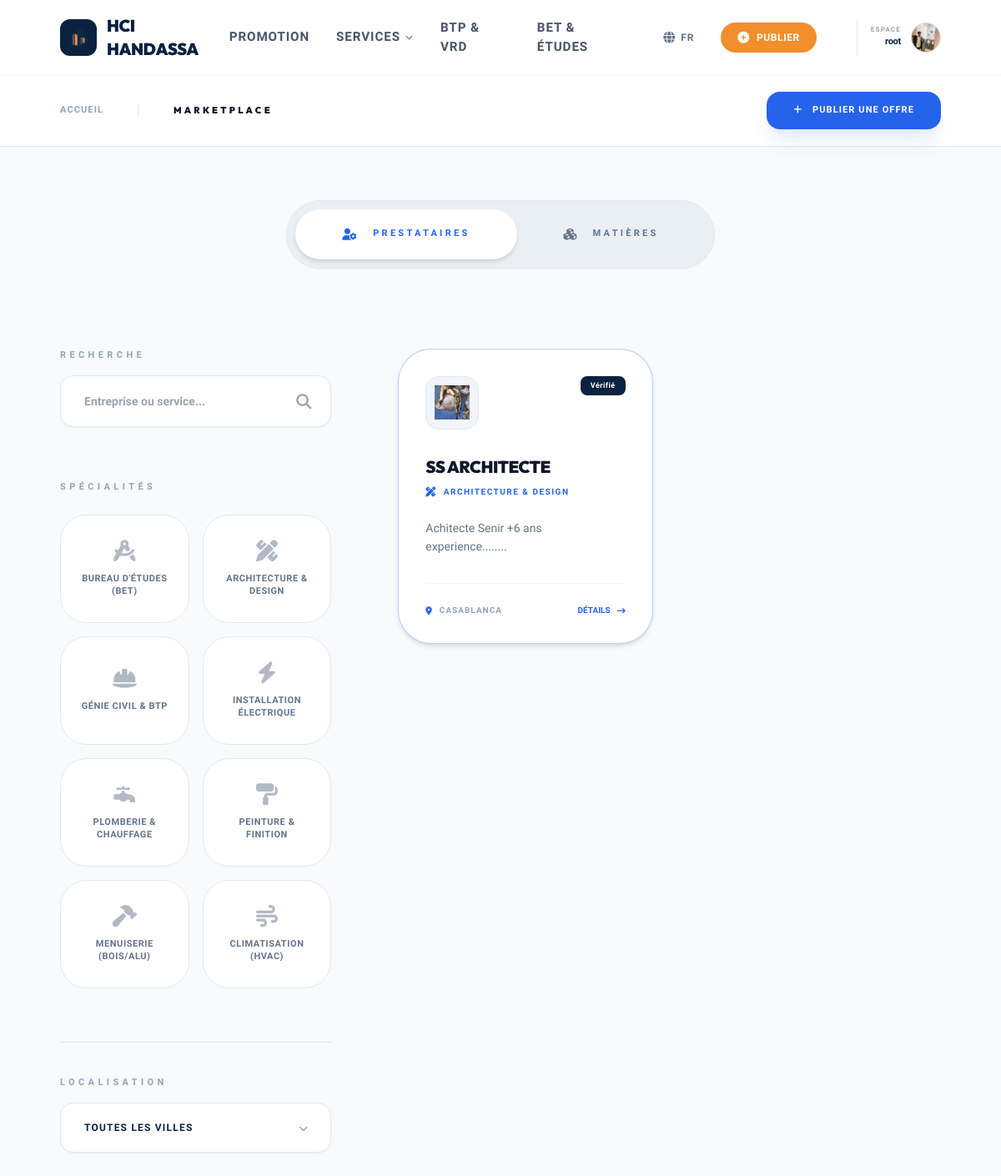
The app's page /fr/services/ (signed in) with its own data.
### management/models.py (models this page shows, shortened)
class Profile(models.Model):
    user = models.OneToOneField(User, on_delete=models.CASCADE)
    is_approved_editor = models.BooleanField(default=False)
    phone_number = models.CharField(max_length=20, blank=True, verbose_name="Téléphone")
    image = models.ImageField(default='default.jpg', upload_to='profile_pics')
    bio = models.TextField(max_length=500, blank=True)
    user_type = models.CharField(max_length=20, choices=[
        ('client', 'Client'),
        ('partner', 'Partenaire HCI')
    ], default='client')

class Category(models.Model):
    SERVICE_TYPES = [
        ('prestataire', 'Prestataire (Expert/Artisan)'),
        ('matiere', 'Matière (Matériaux/Fournitures)'),
    ]
    name = models.CharField(max_length=100)
    type = models.CharField(max_length=20, choices=SERVICE_TYPES)
    icon_class = models.CharField(max_length=50, default="fa-solid fa-cube",
                                help_text="FontAwesome class (ex: fa-helmet-safety)")
    class Meta:
        verbose_name_plural = "Categories"

class Service(models.Model):
    owner = models.ForeignKey(User, on_delete=models.CASCADE, related_name='services')
    category = models.ForeignKey(Category, on_delete=models.SET_NULL, null=True, related_name='services')
    name = models.CharField(max_length=200, verbose_name="Nom de l'entreprise")
    description = models.TextField()
    logo = models.ImageField(upload_to='services/logos/', blank=True, null=True)
    city = models.CharField(max_length=100, default="Casablanca")
    address = models.CharField(max_length=255, blank=True)
    phone = models.CharField(max_length=20)
    website = models.URLField(blank=True)
    is_boosted = models.BooleanField(default=False, help_text="Affiche le badge Fusée Orange")
    is_active = models.BooleanField(default=True)
    date_created = models.DateTimeField(auto_now_add=True)

### management/views.py (the view)
# urls.py: path('services/', views.services_list, name='services_list'),
def services_list(request):
    service_type = request.GET.get('type', 'prestataire')
    query = request.GET.get('q')
    category_id = request.GET.get('category')
    city = request.GET.get('city')
    results = Service.objects.filter(
        category__type=service_type,
        is_active=True
    ).select_related('category', 'owner')
    if query:
        results = results.filter(
            Q(name__icontains=query) |
            Q(description__icontains=query)
        )
    if category_id:
        results = results.filter(category_id=category_id)
    if city:
        results = results.filter(city__iexact=city)
    results = results.order_by('-is_boosted', '-date_created')
    filter_categories = Category.objects.filter(type=service_type)
    available_cities = Service.objects.filter(is_active=True).values_list('city', flat=True).distinct()
    context = {
        'results': results,
        'service_type': service_type,
        'filter_categories': filter_categories,
        'available_cities': available_cities,
        'current_city': city,
        'current_query': query,
        'current_category': category_id,
    }
    return render(request, 'management/services_list.html', context)

### management/templates/management/services_list.html (shortened to what this page needs)
{% extends "management/base.html" %}
{% load static %}
{% load i18n %}
{% block content %}
<nav class="sub-nav-light py-5 px-[6%] flex items-center justify-between sticky top-0 z-50 backdrop-blur-xl bg-white/90">
    <div class="flex items-center gap-10">
        <a href="/" class="text-[11px] font-bold uppercase tracking-widest text-slate-400 hover:text-slate-900 transition-colors">Accueil</a>
        <span class="text-slate-200">|</span>
        <h2 class="text-[11px] font-black uppercase tracking-[0.3em] text-slate-900">Marketplace</h2>
    </div>
    <div class="flex items-center gap-4">
        <a href="{% url 'create_service' %}" class="bg-blue-600 text-white font-black px-8 py-3.5 rounded-2xl text-[11px] uppercase tracking-widest hover:bg-slate-900 transition-all shadow-xl shadow-blue-600/10">
            <i class="fa-solid fa-plus mr-2"></i> Publier une offre
        </a>
    </div>
</nav>
<div class="min-h-screen bg-slate-50 text-slate-900 py-16 px-[6%]">
    <div class="flex justify-center mb-24">
        <div class="inline-flex bg-slate-200/60 p-2.5 rounded-[3rem] border border-slate-200 shadow-sm">
            <a href="?type=prestataire"
               class="px-14 py-5 rounded-[2.5rem] text-[11px] font-black uppercase tracking-[0.3em] flex items-center gap-4 transition-all
               {% if service_type == 'prestataire' %}bg-white text-blue-600 shadow-md shadow-slate-900/05{% else %}text-slate-500 hover:text-slate-900{% endif %}">
                <i class="fa-solid fa-user-gear text-sm"></i> Prestataires
            </a>
            <a href="?type=matiere"
               class="px-14 py-5 rounded-[2.5rem] text-[11px] font-black uppercase tracking-[0.3em] flex items-center gap-4 transition-all
               {% if service_type == 'matiere' %}bg-white text-orange-600 shadow-md shadow-slate-900/05{% else %}text-slate-500 hover:text-slate-900{% endif %}">
                <i class="fa-solid fa-cubes text-sm"></i> Matières
            </a>
        </div>
    </div>
    <div class="flex flex-col lg:flex-row gap-20">
        <aside class="lg:w-1/3 xl:w-1/4">
            <div class="space-y-16 sticky top-32">
                <div class="group">
                    <label class="text-[11px] text-slate-400 uppercase font-black tracking-[0.4em] mb-4 block group-hover:text-blue-600 transition-colors">Recherche</label>
                    <form method="GET" class="relative">
                        <input type="text" name="q" value="{{ current_query|default:'' }}" placeholder="Entreprise ou service..."
                               class="w-full bg-white border border-slate-200 rounded-2xl px-7 py-5 text-sm focus:border-blue-600 outline-none transition-all pr-14 text-slate-900 font-semibold shadow-sm">
                        <button type="submit" class="absolute right-6 top-1/2 -translate-y-1/2 text-slate-400 hover:text-blue-600 transition-colors">
                            <i class="fa-solid fa-magnifying-glass text-lg"></i>
                        </button>
                    </form>
                </div>
                <div>
                    <div class="flex items-center justify-between mb-6">
                        <label class="text-[11px] text-slate-400 uppercase font-black tracking-[0.4em]">Spécialités</label>
                    </div>
                    <div class="grid grid-cols-2 gap-4">
                        {% for cat in filter_categories %}
                            <a href="?type={{ service_type }}&category={{ cat.id }}"
                               class="cat-tile flex flex-col items-center justify-center p-6 rounded-[2rem] text-center
                               {% if cat.id|stringformat:"s" == current_category %}active{% endif %}">
                                <i class="{{ cat.icon_class }} transition-all"></i>
                                <span class="uppercase tracking-wide transition-all">
                                    {{ cat.name }}
                                </span>
                            </a>
                        {% endfor %}
                    </div>
                </div>
                <div class="pt-10 border-t border-slate-200">
                    <label class="text-[11px] text-slate-400 uppercase font-black tracking-[0.4em] mb-4 block">Localisation</label>
                    <form method="GET">
                        <div class="relative group">
                            <select name="city" onchange="this.form.submit()"
                                    class="w-full rounded-2xl px-7 py-5 outline-none appearance-none cursor-pointer hover:border-blue-600 transition-all text-slate-900 font-semibold shadow-sm">
                                <option value="" class="text-slate-400">Toutes les villes</option>
                            </select>
                        </div>
                    </form>
                </div>
            </div>
        </aside>
        <main class="lg:w-2/3 xl:w-3/4">
            {% if results %}
                <div class="grid grid-cols-1 md:grid-cols-2 xl:grid-cols-3 gap-10">
                    {% for service in results %}
                        <div class="service-card rounded-[2.5rem] p-8 flex flex-col {% if service.is_boosted %}border-blue-600/30 shadow-md{% endif %}">
                            <div class="flex justify-between items-start mb-8">
                                <div class="w-16 h-16 bg-slate-100 rounded-2xl overflow-hidden border border-slate-200 p-2.5 flex items-center justify-center">
                                    {% if service.logo %}
                                        <img src="{{ service.logo.url }}" class="w-full h-full object-contain" alt="{{ service.name }}">
                                    {% else %}
                                        <i class="fa-solid fa-industry text-2xl text-slate-300"></i>
                                    {% endif %}
                                </div>
                                {% if service.is_boosted %}
                                    <span class="boosted-tag">Vérifié</span>
                                {% endif %}
                            </div>
                            <h3 class="text-xl font-black uppercase tracking-tight mb-2.5 text-slate-900 leading-tight">{{ service.name }}</h3>
                            <div class="flex items-center gap-2 text-blue-600 text-[10px] font-black uppercase tracking-[0.15em] mb-6">
                                <i class="{{ service.category.icon_class }} text-xs"></i> {{ service.category.name }}
                            </div>
                            <p class="text-slate-500 text-sm line-clamp-3 mb-8 leading-relaxed font-medium">{{ service.description }}</p>
                            <div class="mt-auto pt-6 border-t border-slate-100 flex items-center justify-between">
                                <div class="text-slate-400 text-[10px] font-bold uppercase tracking-widest flex items-center gap-2">
                                    <i class="fa-solid fa-location-dot text-blue-600"></i> {{ service.city }}
                                </div>
                                <a href="#" class="text-[10px] font-black uppercase text-blue-600 hover:text-slate-900 transition-all flex items-center gap-2 group">
                                    Détails <i class="fa-solid fa-arrow-right-long transition-transform group-hover:translate-x-1"></i>
                                </a>
                            </div>
                        </div>
                    {% endfor %}
                </div>
            {% endif %}
        </main>
    </div>
</div>
{% endblock %}

### management/templates/management/base.html (shortened to what this page needs)
{% load i18n %}
{% load static %}
<!DOCTYPE html>
{% get_current_language as LANGUAGE_CODE %}
<html lang="{{ LANGUAGE_CODE|default:'fr' }}" dir="{% if LANGUAGE_CODE == 'ar' %}rtl{% else %}ltr{% endif %}" class="scroll-smooth">
<head>
    <script src="https://cdn.tailwindcss.com"></script>
    <link rel="stylesheet" href="https://cdnjs.cloudflare.com/ajax/libs/font-awesome/6.4.0/css/all.min.css">
</head>
<body>
    <nav class="topbar" id="navbar">
        <div class="flex items-center gap-4">
            <a href="{% url 'home' %}" class="flex items-center gap-3 group">
                <div class="w-11 h-11 bg-[#0A2240] flex items-center justify-center rounded-xl p-2 transition-transform duration-300 group-hover:scale-105 shadow-sm">
                    <img src="{% static 'img/logo.png' %}" class="w-full h-full object-contain" alt="HCI">
                </div>
                <span class="brand-font font-black text-xl tracking-tight uppercase text-[#0A2240]">HCI Handassa</span>
            </a>
        </div>
        <div class="hidden lg:flex gap-8 items-center">
            <a href="{% url 'home' %}#promotion" class="nav-item-text">{% trans "Promotion" %}</a>
            <div class="relative group h-full flex items-center">
                <button class="nav-item-text flex items-center gap-1.5 focus:outline-none">
                    <span>{% trans "Services" %}</span>
                    <i class="fa-solid fa-chevron-down text-[9px] group-hover:rotate-180 transition-transform duration-300 text-[#64748B]"></i>
                </button>
            </div>
            <a href="{% url 'home' %}#construction" class="nav-item-text">{% trans "BTP & VRD" %}</a>
            <a href="{% url 'home' %}#expert" class="nav-item-text">{% trans "BET & Études" %}</a>
            <div class="relative group h-full flex items-center ml-2">
                <button class="nav-item-text flex items-center gap-1.5 focus:outline-none text-[#64748B]">
                    <i class="fa-solid fa-globe text-[14px]"></i>
                    <span class="text-xs font-bold">{{ LANGUAGE_CODE|upper }}</span>
                </button>
            </div>
            {% if user.is_authenticated %}
                <a href="{% url 'publier_annonce' %}" class="bg-[#F28E2B] text-white px-5 py-2 rounded-full hover:bg-[#d97d20] hover:shadow-lg transition-all font-bold text-xs uppercase tracking-wider flex items-center gap-2 shadow-sm">
                    <i class="fa-solid fa-plus-circle text-sm"></i> {% trans "Publier" %}
                </a>
                <div class="flex items-center gap-3 ml-4 pl-4 border-l border-[#0A2240]/8 relative group cursor-pointer py-1">
                    <div class="flex flex-col items-end">
                        <span class="text-[8px] text-slate-400 uppercase tracking-[0.15em] font-black">{% trans "Espace" %}</span>
                        <span class="text-[11px] text-[#0A2240] font-bold tracking-tight lowercase">{{ user.username }}</span>
                    </div>
                    <div class="w-9 h-9 rounded-full bg-[#0A2240]/5 border border-[#0A2240]/10 flex items-center justify-center hover:border-[#F28E2B] transition-all overflow-hidden">
                        {% if user.profile.image %}
                            <img src="{{ user.profile.image.url }}" class="w-full h-full object-cover">
                        {% else %}
                            <i class="fa-solid fa-user text-sm text-[#0A2240]"></i>
                        {% endif %}
                    </div>
                </div>
            {% else %}
                <a href="{% url 'signup' %}" class="bg-[#0A2240] text-white px-5 py-2.5 rounded-full pulse-btn hover:bg-[#13335c] transition-all font-bold text-xs uppercase tracking-wider shadow-md">
                    <i class="fa-solid fa-circle-user text-sm text-[#F28E2B]"></i> {% trans "Espace Membre" %}
                </a>
            {% endif %}
        </div>
    </nav>
    <div class="flex-grow pt-[90px]">
        {% block content %}{% endblock %}
    </div>
</body>
</html>

### records on screen
Category: name "BUREAU D'ÉTUDES (BET)"
Category: name "ARCHITECTURE & DESIGN"
Category: name "GÉNIE CIVIL & BTP"
Category: name "INSTALLATION ÉLECTRIQUE"
Category: name "PLOMBERIE & CHAUFFAGE"
Category: name "PEINTURE & FINITION"
Category: name "MENUISERIE (BOIS/ALU)"
Category: name "CLIMATISATION (HVAC)"
Service: logo (picture), is_boosted "Vérifié", name "SS ARCHITECTE", category.name "ARCHITECTURE & DESIGN", description "Achitecte Senir +6 ans experience........", city "CASABLANCA"

### other values on screen
{{ LANGUAGE_CODE|upper }} "FR"
{{ user.username }} "root"
